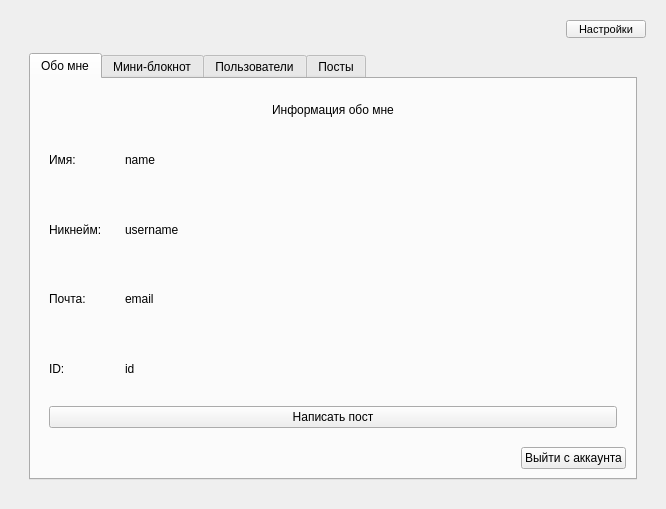
<?xml version="1.0" encoding="UTF-8"?>
<ui version="4.0">
 <class>Form</class>
 <widget class="QWidget" name="Form">
  <property name="geometry">
   <rect>
    <x>0</x>
    <y>0</y>
    <width>666</width>
    <height>509</height>
   </rect>
  </property>
  <property name="windowTitle">
   <string>Form</string>
  </property>
  <layout class="QVBoxLayout" name="verticalLayout">
   <item>
    <widget class="QStackedWidget" name="stackedWidget_Settings">
     <property name="currentIndex">
      <number>0</number>
     </property>
     <widget class="QWidget" name="page_4">
      <layout class="QVBoxLayout" name="verticalLayout_14">
       <item alignment="Qt::AlignRight">
        <widget class="QPushButton" name="btn_to_settings">
         <property name="maximumSize">
          <size>
           <width>80</width>
           <height>18</height>
          </size>
         </property>
         <property name="font">
          <font>
           <pointsize>8</pointsize>
          </font>
         </property>
         <property name="text">
          <string>Настройки</string>
         </property>
        </widget>
       </item>
       <item>
        <widget class="QStackedWidget" name="stackedWidget">
         <property name="currentIndex">
          <number>2</number>
         </property>
         <widget class="QWidget" name="login_page">
          <layout class="QVBoxLayout" name="verticalLayout_3">
           <item alignment="Qt::AlignHCenter">
            <widget class="QLabel" name="label">
             <property name="maximumSize">
              <size>
               <width>16777215</width>
               <height>30</height>
              </size>
             </property>
             <property name="text">
              <string>Вход в систему</string>
             </property>
            </widget>
           </item>
           <item>
            <layout class="QVBoxLayout" name="verticalLayout_4">
             <item>
              <spacer name="verticalSpacer_5">
               <property name="orientation">
                <enum>Qt::Vertical</enum>
               </property>
               <property name="sizeHint" stdset="0">
                <size>
                 <width>20</width>
                 <height>40</height>
                </size>
               </property>
              </spacer>
             </item>
             <item>
              <widget class="QLineEdit" name="line_username">
               <property name="text">
                <string/>
               </property>
               <property name="maxLength">
                <number>30</number>
               </property>
               <property name="placeholderText">
                <string>username/логин</string>
               </property>
              </widget>
             </item>
             <item>
              <spacer name="verticalSpacer_3">
               <property name="orientation">
                <enum>Qt::Vertical</enum>
               </property>
               <property name="sizeHint" stdset="0">
                <size>
                 <width>20</width>
                 <height>40</height>
                </size>
               </property>
              </spacer>
             </item>
             <item>
              <widget class="QLineEdit" name="line_password">
               <property name="maxLength">
                <number>50</number>
               </property>
               <property name="placeholderText">
                <string>password/пароль</string>
               </property>
              </widget>
             </item>
             <item>
              <spacer name="verticalSpacer_4">
               <property name="orientation">
                <enum>Qt::Vertical</enum>
               </property>
               <property name="sizeHint" stdset="0">
                <size>
                 <width>20</width>
                 <height>40</height>
                </size>
               </property>
              </spacer>
             </item>
            </layout>
           </item>
           <item>
            <spacer name="verticalSpacer">
             <property name="orientation">
              <enum>Qt::Vertical</enum>
             </property>
             <property name="sizeType">
              <enum>QSizePolicy::Maximum</enum>
             </property>
             <property name="sizeHint" stdset="0">
              <size>
               <width>20</width>
               <height>40</height>
              </size>
             </property>
            </spacer>
           </item>
           <item>
            <widget class="QPushButton" name="btn_login">
             <property name="text">
              <string>Авторизация</string>
             </property>
            </widget>
           </item>
           <item>
            <spacer name="verticalSpacer_2">
             <property name="orientation">
              <enum>Qt::Vertical</enum>
             </property>
             <property name="sizeType">
              <enum>QSizePolicy::Maximum</enum>
             </property>
             <property name="sizeHint" stdset="0">
              <size>
               <width>20</width>
               <height>20</height>
              </size>
             </property>
            </spacer>
           </item>
           <item>
            <widget class="QLabel" name="label_errors_auth">
             <property name="text">
              <string/>
             </property>
            </widget>
           </item>
           <item>
            <layout class="QHBoxLayout" name="horizontalLayout">
             <item alignment="Qt::AlignRight">
              <widget class="QLabel" name="label_2">
               <property name="maximumSize">
                <size>
                 <width>16777215</width>
                 <height>20</height>
                </size>
               </property>
               <property name="text">
                <string>Нет аккаунта? Зарегистрируйтесь здесь -&gt;</string>
               </property>
              </widget>
             </item>
             <item>
              <widget class="QPushButton" name="btn_to_registration">
               <property name="sizePolicy">
                <sizepolicy hsizetype="Minimum" vsizetype="Maximum">
                 <horstretch>0</horstretch>
                 <verstretch>0</verstretch>
                </sizepolicy>
               </property>
               <property name="maximumSize">
                <size>
                 <width>300</width>
                 <height>16777215</height>
                </size>
               </property>
               <property name="text">
                <string>Регистрация</string>
               </property>
              </widget>
             </item>
            </layout>
           </item>
          </layout>
         </widget>
         <widget class="QWidget" name="page_3">
          <layout class="QVBoxLayout" name="verticalLayout_6">
           <item alignment="Qt::AlignHCenter|Qt::AlignTop">
            <widget class="QLabel" name="label_5">
             <property name="text">
              <string>Регистрация</string>
             </property>
            </widget>
           </item>
           <item>
            <layout class="QVBoxLayout" name="verticalLayout_5">
             <item>
              <spacer name="verticalSpacer_6">
               <property name="orientation">
                <enum>Qt::Vertical</enum>
               </property>
               <property name="sizeHint" stdset="0">
                <size>
                 <width>20</width>
                 <height>20</height>
                </size>
               </property>
              </spacer>
             </item>
             <item>
              <widget class="QLineEdit" name="line_reg_user">
               <property name="text">
                <string/>
               </property>
               <property name="maxLength">
                <number>50</number>
               </property>
               <property name="placeholderText">
                <string>Имя/Фамилия (user)</string>
               </property>
              </widget>
             </item>
             <item>
              <spacer name="verticalSpacer_7">
               <property name="orientation">
                <enum>Qt::Vertical</enum>
               </property>
               <property name="sizeHint" stdset="0">
                <size>
                 <width>20</width>
                 <height>40</height>
                </size>
               </property>
              </spacer>
             </item>
             <item>
              <widget class="QLineEdit" name="line_reg_username">
               <property name="maxLength">
                <number>50</number>
               </property>
               <property name="placeholderText">
                <string>Никнейм (username)</string>
               </property>
              </widget>
             </item>
             <item>
              <spacer name="verticalSpacer_8">
               <property name="orientation">
                <enum>Qt::Vertical</enum>
               </property>
               <property name="sizeHint" stdset="0">
                <size>
                 <width>20</width>
                 <height>40</height>
                </size>
               </property>
              </spacer>
             </item>
             <item>
              <widget class="QLineEdit" name="line_reg_password">
               <property name="maxLength">
                <number>50</number>
               </property>
               <property name="placeholderText">
                <string>Пароль</string>
               </property>
              </widget>
             </item>
             <item>
              <spacer name="verticalSpacer_11">
               <property name="orientation">
                <enum>Qt::Vertical</enum>
               </property>
               <property name="sizeHint" stdset="0">
                <size>
                 <width>20</width>
                 <height>40</height>
                </size>
               </property>
              </spacer>
             </item>
             <item>
              <widget class="QLineEdit" name="line_reg_email">
               <property name="maxLength">
                <number>50</number>
               </property>
               <property name="placeholderText">
                <string>Почта</string>
               </property>
              </widget>
             </item>
            </layout>
           </item>
           <item>
            <spacer name="verticalSpacer_10">
             <property name="orientation">
              <enum>Qt::Vertical</enum>
             </property>
             <property name="sizeHint" stdset="0">
              <size>
               <width>20</width>
               <height>40</height>
              </size>
             </property>
            </spacer>
           </item>
           <item>
            <widget class="QPushButton" name="btn_register">
             <property name="text">
              <string>Зарегистрироваться</string>
             </property>
            </widget>
           </item>
           <item>
            <spacer name="verticalSpacer_9">
             <property name="orientation">
              <enum>Qt::Vertical</enum>
             </property>
             <property name="sizeHint" stdset="0">
              <size>
               <width>20</width>
               <height>40</height>
              </size>
             </property>
            </spacer>
           </item>
           <item>
            <widget class="QLabel" name="label_errors_reg">
             <property name="text">
              <string/>
             </property>
            </widget>
           </item>
           <item>
            <layout class="QHBoxLayout" name="horizontalLayout_2">
             <item alignment="Qt::AlignRight">
              <widget class="QLabel" name="label_3">
               <property name="text">
                <string>Есть аккаунт? Авторизуйтесь здесь -&gt;</string>
               </property>
              </widget>
             </item>
             <item>
              <widget class="QPushButton" name="btn_to_auth">
               <property name="maximumSize">
                <size>
                 <width>300</width>
                 <height>16777215</height>
                </size>
               </property>
               <property name="text">
                <string>Авторизация</string>
               </property>
              </widget>
             </item>
            </layout>
           </item>
          </layout>
         </widget>
         <widget class="QWidget" name="main_page">
          <layout class="QVBoxLayout" name="verticalLayout_2">
           <item>
            <widget class="QTabWidget" name="tabWidget">
             <property name="autoFillBackground">
              <bool>false</bool>
             </property>
             <property name="currentIndex">
              <number>0</number>
             </property>
             <widget class="QWidget" name="tab">
              <attribute name="title">
               <string>Обо мне</string>
              </attribute>
              <layout class="QVBoxLayout" name="verticalLayout_11">
               <item>
                <widget class="QStackedWidget" name="stackedWidget_2">
                 <property name="currentIndex">
                  <number>0</number>
                 </property>
                 <widget class="QWidget" name="page">
                  <layout class="QVBoxLayout" name="verticalLayout_9">
                   <item alignment="Qt::AlignHCenter">
                    <widget class="QLabel" name="label_4">
                     <property name="maximumSize">
                      <size>
                       <width>150</width>
                       <height>25</height>
                      </size>
                     </property>
                     <property name="text">
                      <string>Информация обо мне</string>
                     </property>
                    </widget>
                   </item>
                   <item>
                    <layout class="QVBoxLayout" name="verticalLayout_10">
                     <item>
                      <layout class="QHBoxLayout" name="horizontalLayout_8">
                       <item>
                        <widget class="QLabel" name="label_7">
                         <property name="maximumSize">
                          <size>
                           <width>70</width>
                           <height>16777215</height>
                          </size>
                         </property>
                         <property name="text">
                          <string>Имя:</string>
                         </property>
                        </widget>
                       </item>
                       <item alignment="Qt::AlignLeft">
                        <widget class="QLabel" name="label_name_info">
                         <property name="text">
                          <string>name</string>
                         </property>
                        </widget>
                       </item>
                      </layout>
                     </item>
                     <item>
                      <layout class="QHBoxLayout" name="horizontalLayout_7">
                       <item>
                        <widget class="QLabel" name="label_11">
                         <property name="maximumSize">
                          <size>
                           <width>70</width>
                           <height>16777215</height>
                          </size>
                         </property>
                         <property name="text">
                          <string>Никнейм:</string>
                         </property>
                        </widget>
                       </item>
                       <item alignment="Qt::AlignLeft">
                        <widget class="QLabel" name="label_username_info">
                         <property name="text">
                          <string>username</string>
                         </property>
                        </widget>
                       </item>
                      </layout>
                     </item>
                     <item>
                      <layout class="QHBoxLayout" name="horizontalLayout_6">
                       <item>
                        <widget class="QLabel" name="label_8">
                         <property name="maximumSize">
                          <size>
                           <width>70</width>
                           <height>16777215</height>
                          </size>
                         </property>
                         <property name="text">
                          <string>Почта:</string>
                         </property>
                        </widget>
                       </item>
                       <item alignment="Qt::AlignLeft">
                        <widget class="QLabel" name="label_email_info">
                         <property name="text">
                          <string>email</string>
                         </property>
                        </widget>
                       </item>
                      </layout>
                     </item>
                     <item>
                      <layout class="QHBoxLayout" name="horizontalLayout_3">
                       <item>
                        <widget class="QLabel" name="label_14">
                         <property name="maximumSize">
                          <size>
                           <width>70</width>
                           <height>16777215</height>
                          </size>
                         </property>
                         <property name="text">
                          <string>ID:</string>
                         </property>
                        </widget>
                       </item>
                       <item>
                        <widget class="QLabel" name="label_id_info">
                         <property name="text">
                          <string>id</string>
                         </property>
                        </widget>
                       </item>
                      </layout>
                     </item>
                    </layout>
                   </item>
                   <item>
                    <widget class="QPushButton" name="btn_to_post">
                     <property name="text">
                      <string>Написать пост</string>
                     </property>
                    </widget>
                   </item>
                  </layout>
                 </widget>
                 <widget class="QWidget" name="page_2">
                  <layout class="QVBoxLayout" name="verticalLayout_13">
                   <item>
                    <widget class="QLabel" name="label_6">
                     <property name="text">
                      <string>Придумайте, что хотите написать</string>
                     </property>
                    </widget>
                   </item>
                   <item>
                    <widget class="QScrollArea" name="scrollArea_2">
                     <property name="widgetResizable">
                      <bool>true</bool>
                     </property>
                     <widget class="QWidget" name="scrollAreaWidgetContents_2">
                      <property name="geometry">
                       <rect>
                        <x>0</x>
                        <y>0</y>
                        <width>570</width>
                        <height>183</height>
                       </rect>
                      </property>
                      <layout class="QVBoxLayout" name="verticalLayout_12">
                       <item>
                        <widget class="QPlainTextEdit" name="text_post"/>
                       </item>
                      </layout>
                     </widget>
                    </widget>
                   </item>
                   <item>
                    <spacer name="verticalSpacer_14">
                     <property name="orientation">
                      <enum>Qt::Vertical</enum>
                     </property>
                     <property name="sizeType">
                      <enum>QSizePolicy::Minimum</enum>
                     </property>
                     <property name="sizeHint" stdset="0">
                      <size>
                       <width>20</width>
                       <height>15</height>
                      </size>
                     </property>
                    </spacer>
                   </item>
                   <item>
                    <widget class="QPushButton" name="btn_send_post">
                     <property name="text">
                      <string>Отправить</string>
                     </property>
                    </widget>
                   </item>
                   <item>
                    <widget class="QLabel" name="label_message_post">
                     <property name="text">
                      <string/>
                     </property>
                    </widget>
                   </item>
                   <item>
                    <spacer name="verticalSpacer_13">
                     <property name="orientation">
                      <enum>Qt::Vertical</enum>
                     </property>
                     <property name="sizeType">
                      <enum>QSizePolicy::Maximum</enum>
                     </property>
                     <property name="sizeHint" stdset="0">
                      <size>
                       <width>20</width>
                       <height>35</height>
                      </size>
                     </property>
                    </spacer>
                   </item>
                   <item>
                    <widget class="QPushButton" name="btn_to_info">
                     <property name="text">
                      <string>Информация</string>
                     </property>
                    </widget>
                   </item>
                  </layout>
                 </widget>
                </widget>
               </item>
               <item>
                <spacer name="verticalSpacer_15">
                 <property name="orientation">
                  <enum>Qt::Vertical</enum>
                 </property>
                 <property name="sizeType">
                  <enum>QSizePolicy::Maximum</enum>
                 </property>
                 <property name="sizeHint" stdset="0">
                  <size>
                   <width>20</width>
                   <height>30</height>
                  </size>
                 </property>
                </spacer>
               </item>
               <item alignment="Qt::AlignRight">
                <widget class="QPushButton" name="btn_logout">
                 <property name="text">
                  <string>Выйти с аккаунта</string>
                 </property>
                </widget>
               </item>
              </layout>
             </widget>
             <widget class="QWidget" name="tab_4">
              <attribute name="title">
               <string>Мини-блокнот</string>
              </attribute>
              <layout class="QVBoxLayout" name="verticalLayout_17">
               <item alignment="Qt::AlignTop">
                <widget class="QLabel" name="label_13">
                 <property name="font">
                  <font>
                   <weight>50</weight>
                   <italic>false</italic>
                   <bold>false</bold>
                   <underline>true</underline>
                   <strikeout>false</strikeout>
                  </font>
                 </property>
                 <property name="text">
                  <string>Введённые данные сохраняются только на вашем устройстве!</string>
                 </property>
                </widget>
               </item>
               <item>
                <widget class="QPlainTextEdit" name="text_note"/>
               </item>
               <item>
                <widget class="QPushButton" name="btn_save_note">
                 <property name="text">
                  <string>Сохранить</string>
                 </property>
                </widget>
               </item>
              </layout>
             </widget>
             <widget class="QWidget" name="tab_2">
              <attribute name="title">
               <string>Пользователи</string>
              </attribute>
              <layout class="QVBoxLayout" name="verticalLayout_7">
               <item>
                <widget class="QPushButton" name="btn_fill">
                 <property name="text">
                  <string>Заполнить список</string>
                 </property>
                </widget>
               </item>
               <item>
                <widget class="QListWidget" name="list_users"/>
               </item>
              </layout>
             </widget>
             <widget class="QWidget" name="tab_3">
              <attribute name="title">
               <string>Посты</string>
              </attribute>
              <layout class="QVBoxLayout" name="verticalLayout_8">
               <item>
                <widget class="QPushButton" name="btn_fill_posts">
                 <property name="text">
                  <string>Заполнить список</string>
                 </property>
                </widget>
               </item>
               <item>
                <widget class="QListWidget" name="list_posts"/>
               </item>
              </layout>
             </widget>
            </widget>
           </item>
          </layout>
         </widget>
        </widget>
       </item>
      </layout>
     </widget>
     <widget class="QWidget" name="page_5">
      <layout class="QVBoxLayout" name="verticalLayout_15">
       <item alignment="Qt::AlignRight">
        <widget class="QPushButton" name="btn_to_back">
         <property name="maximumSize">
          <size>
           <width>80</width>
           <height>18</height>
          </size>
         </property>
         <property name="font">
          <font>
           <pointsize>8</pointsize>
          </font>
         </property>
         <property name="text">
          <string>Обратно</string>
         </property>
        </widget>
       </item>
       <item alignment="Qt::AlignHCenter">
        <widget class="QLabel" name="label_9">
         <property name="text">
          <string>Настройки</string>
         </property>
        </widget>
       </item>
       <item>
        <widget class="Line" name="line">
         <property name="orientation">
          <enum>Qt::Horizontal</enum>
         </property>
        </widget>
       </item>
       <item>
        <widget class="QLabel" name="label_10">
         <property name="text">
          <string>Темы (стилизация):</string>
         </property>
        </widget>
       </item>
       <item>
        <spacer name="verticalSpacer_16">
         <property name="orientation">
          <enum>Qt::Vertical</enum>
         </property>
         <property name="sizeType">
          <enum>QSizePolicy::Maximum</enum>
         </property>
         <property name="sizeHint" stdset="0">
          <size>
           <width>20</width>
           <height>5</height>
          </size>
         </property>
        </spacer>
       </item>
       <item>
        <widget class="QFrame" name="frame">
         <property name="styleSheet">
          <string notr="true"/>
         </property>
         <property name="frameShape">
          <enum>QFrame::StyledPanel</enum>
         </property>
         <property name="frameShadow">
          <enum>QFrame::Raised</enum>
         </property>
         <layout class="QVBoxLayout" name="verticalLayout_16">
          <item>
           <widget class="QRadioButton" name="radio__no_theme">
            <property name="font">
             <font>
              <pointsize>12</pointsize>
             </font>
            </property>
            <property name="text">
             <string>Без стилей</string>
            </property>
            <property name="checked">
             <bool>true</bool>
            </property>
           </widget>
          </item>
          <item>
           <widget class="QRadioButton" name="radio__dark_blue">
            <property name="enabled">
             <bool>true</bool>
            </property>
            <property name="font">
             <font>
              <pointsize>12</pointsize>
             </font>
            </property>
            <property name="text">
             <string>Темно-синий</string>
            </property>
            <property name="checked">
             <bool>false</bool>
            </property>
            <property name="autoRepeat">
             <bool>false</bool>
            </property>
           </widget>
          </item>
          <item>
           <widget class="QRadioButton" name="radio__dark_orange">
            <property name="font">
             <font>
              <pointsize>12</pointsize>
             </font>
            </property>
            <property name="text">
             <string>Темно-оранжевый</string>
            </property>
           </widget>
          </item>
         </layout>
        </widget>
       </item>
       <item>
        <widget class="QPushButton" name="btn_save_theme">
         <property name="text">
          <string>Сохранить изменения</string>
         </property>
        </widget>
       </item>
       <item>
        <spacer name="verticalSpacer_12">
         <property name="orientation">
          <enum>Qt::Vertical</enum>
         </property>
         <property name="sizeType">
          <enum>QSizePolicy::Expanding</enum>
         </property>
         <property name="sizeHint" stdset="0">
          <size>
           <width>20</width>
           <height>40</height>
          </size>
         </property>
        </spacer>
       </item>
      </layout>
     </widget>
    </widget>
   </item>
  </layout>
 </widget>
 <resources/>
 <connections/>
</ui>
